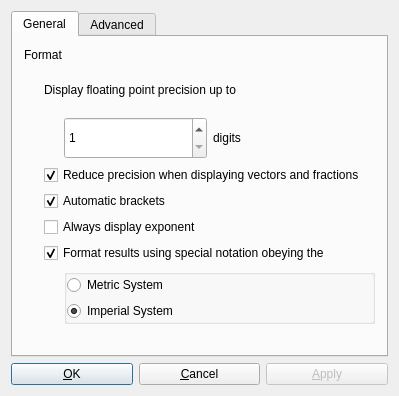
<?xml version="1.0" encoding="UTF-8"?>
<ui version="4.0">
 <class>OptionUI</class>
 <widget class="QDialog" name="OptionUI">
  <property name="geometry">
   <rect>
    <x>0</x>
    <y>0</y>
    <width>399</width>
    <height>396</height>
   </rect>
  </property>
  <property name="windowTitle">
   <string>Options</string>
  </property>
  <property name="sizeGripEnabled">
   <bool>false</bool>
  </property>
  <layout class="QVBoxLayout">
   <item>
    <widget class="QTabWidget" name="tabWidget3">
     <property name="minimumSize">
      <size>
       <width>300</width>
       <height>320</height>
      </size>
     </property>
     <property name="currentIndex">
      <number>0</number>
     </property>
     <widget class="QWidget" name="tab">
      <attribute name="title">
       <string>General</string>
      </attribute>
      <layout class="QVBoxLayout">
       <item>
        <layout class="QHBoxLayout">
         <item>
          <widget class="QLabel" name="textLabel2">
           <property name="text">
            <string>Format</string>
           </property>
           <property name="wordWrap">
            <bool>false</bool>
           </property>
          </widget>
         </item>
         <item>
          <widget class="Line" name="line5">
           <property name="sizePolicy">
            <sizepolicy hsizetype="Expanding" vsizetype="Fixed">
             <horstretch>0</horstretch>
             <verstretch>0</verstretch>
            </sizepolicy>
           </property>
           <property name="frameShadow">
            <enum>QFrame::Sunken</enum>
           </property>
          </widget>
         </item>
        </layout>
       </item>
       <item>
        <layout class="QGridLayout">
         <item row="2" column="1">
          <widget class="QCheckBox" name="checkBox1_1">
           <property name="whatsThis">
            <string>Scale down precision when displaying multiple floating decimal numbers.</string>
           </property>
           <property name="text">
            <string>Reduce precision when displaying vectors and fractions</string>
           </property>
           <property name="checked">
            <bool>true</bool>
           </property>
          </widget>
         </item>
         <item row="4" column="1">
          <widget class="QCheckBox" name="checkBox1_3">
           <property name="whatsThis">
            <string>Uses scientific notation.</string>
           </property>
           <property name="text">
            <string>Always display exponent</string>
           </property>
          </widget>
         </item>
         <item row="1" column="1">
          <layout class="QHBoxLayout">
           <item>
            <spacer name="spacer67_2">
             <property name="orientation">
              <enum>Qt::Horizontal</enum>
             </property>
             <property name="sizeType">
              <enum>QSizePolicy::Fixed</enum>
             </property>
             <property name="sizeHint" stdset="0">
              <size>
               <width>20</width>
               <height>20</height>
              </size>
             </property>
            </spacer>
           </item>
           <item>
            <widget class="QSpinBox" name="spinBox1_1">
             <property name="sizePolicy">
              <sizepolicy hsizetype="Minimum" vsizetype="Ignored">
               <horstretch>0</horstretch>
               <verstretch>0</verstretch>
              </sizepolicy>
             </property>
             <property name="whatsThis">
              <string>Number of digits the decimal precision will occupy.</string>
             </property>
             <property name="minimum">
              <number>1</number>
             </property>
             <property name="maximum">
              <number>60</number>
             </property>
            </widget>
           </item>
           <item>
            <widget class="QLabel" name="textLabel4_2">
             <property name="text">
              <string>digits</string>
             </property>
             <property name="wordWrap">
              <bool>false</bool>
             </property>
            </widget>
           </item>
           <item>
            <spacer name="spacer68_2">
             <property name="orientation">
              <enum>Qt::Horizontal</enum>
             </property>
             <property name="sizeType">
              <enum>QSizePolicy::Ignored</enum>
             </property>
             <property name="sizeHint" stdset="0">
              <size>
               <width>20</width>
               <height>20</height>
              </size>
             </property>
            </spacer>
           </item>
          </layout>
         </item>
         <item row="5" column="1">
          <widget class="QCheckBox" name="checkBox1_2">
           <property name="enabled">
            <bool>true</bool>
           </property>
           <property name="whatsThis">
            <string>Whether special or simple notation (XXXX.XXXX) is used to display floating decimal numbers.</string>
           </property>
           <property name="text">
            <string>Format results using special notation obeying the</string>
           </property>
           <property name="checked">
            <bool>true</bool>
           </property>
          </widget>
         </item>
         <item row="6" column="1">
          <layout class="QHBoxLayout">
           <item>
            <spacer name="spacer24">
             <property name="orientation">
              <enum>Qt::Horizontal</enum>
             </property>
             <property name="sizeType">
              <enum>QSizePolicy::Fixed</enum>
             </property>
             <property name="sizeHint" stdset="0">
              <size>
               <width>20</width>
               <height>20</height>
              </size>
             </property>
            </spacer>
           </item>
           <item>
            <widget class="QGroupBox" name="boxGroup1_1">
             <property name="title">
              <string/>
             </property>
             <layout class="QVBoxLayout">
              <property name="leftMargin">
               <number>0</number>
              </property>
              <property name="topMargin">
               <number>0</number>
              </property>
              <property name="rightMargin">
               <number>0</number>
              </property>
              <property name="bottomMargin">
               <number>0</number>
              </property>
              <item>
               <widget class="QRadioButton" name="radioButton1_1">
                <property name="whatsThis">
                 <string>Metric System (X XXX,XXX X).</string>
                </property>
                <property name="text">
                 <string>Metric System</string>
                </property>
                <attribute name="buttonGroup">
                 <string notr="true">buttonGroup1_1</string>
                </attribute>
               </widget>
              </item>
              <item>
               <widget class="QRadioButton" name="radioButton1_2">
                <property name="whatsThis">
                 <string>Imperial System (X,XXX.XXXX).</string>
                </property>
                <property name="text">
                 <string>Imperial System</string>
                </property>
                <property name="checked">
                 <bool>true</bool>
                </property>
                <attribute name="buttonGroup">
                 <string notr="true">buttonGroup1_1</string>
                </attribute>
               </widget>
              </item>
             </layout>
            </widget>
           </item>
          </layout>
         </item>
         <item row="0" column="0" rowspan="7">
          <spacer name="spacer69">
           <property name="orientation">
            <enum>Qt::Horizontal</enum>
           </property>
           <property name="sizeType">
            <enum>QSizePolicy::Fixed</enum>
           </property>
           <property name="sizeHint" stdset="0">
            <size>
             <width>20</width>
             <height>20</height>
            </size>
           </property>
          </spacer>
         </item>
         <item row="3" column="1">
          <widget class="QCheckBox" name="checkBox1_4">
           <property name="whatsThis">
            <string>Automatically appends a closing bracket after opening one.</string>
           </property>
           <property name="text">
            <string>Automatic brackets</string>
           </property>
           <property name="checked">
            <bool>true</bool>
           </property>
          </widget>
         </item>
         <item row="0" column="1">
          <widget class="QLabel" name="textLabel5">
           <property name="text">
            <string>Display floating point precision up to</string>
           </property>
           <property name="wordWrap">
            <bool>false</bool>
           </property>
          </widget>
         </item>
        </layout>
       </item>
       <item>
        <spacer name="spacer22">
         <property name="orientation">
          <enum>Qt::Vertical</enum>
         </property>
         <property name="sizeType">
          <enum>QSizePolicy::Ignored</enum>
         </property>
         <property name="sizeHint" stdset="0">
          <size>
           <width>20</width>
           <height>20</height>
          </size>
         </property>
        </spacer>
       </item>
      </layout>
     </widget>
     <widget class="QWidget" name="TabPage">
      <attribute name="title">
       <string>Advanced</string>
      </attribute>
      <layout class="QVBoxLayout">
       <item>
        <layout class="QHBoxLayout">
         <item>
          <widget class="QLabel" name="textLabel2_2">
           <property name="text">
            <string>System</string>
           </property>
           <property name="wordWrap">
            <bool>false</bool>
           </property>
          </widget>
         </item>
         <item>
          <widget class="Line" name="line5_2">
           <property name="sizePolicy">
            <sizepolicy hsizetype="Expanding" vsizetype="Fixed">
             <horstretch>0</horstretch>
             <verstretch>0</verstretch>
            </sizepolicy>
           </property>
           <property name="frameShadow">
            <enum>QFrame::Sunken</enum>
           </property>
          </widget>
         </item>
        </layout>
       </item>
       <item>
        <layout class="QGridLayout">
         <item row="0" column="1">
          <widget class="QLabel" name="textLabel2_3">
           <property name="text">
            <string>Use the following external utility for pixmap viewing</string>
           </property>
           <property name="wordWrap">
            <bool>false</bool>
           </property>
          </widget>
         </item>
         <item row="0" column="0" rowspan="2">
          <spacer name="spacer282">
           <property name="orientation">
            <enum>Qt::Horizontal</enum>
           </property>
           <property name="sizeType">
            <enum>QSizePolicy::Minimum</enum>
           </property>
           <property name="sizeHint" stdset="0">
            <size>
             <width>20</width>
             <height>20</height>
            </size>
           </property>
          </spacer>
         </item>
         <item row="1" column="1">
          <layout class="QHBoxLayout">
           <item>
            <spacer name="spacer249">
             <property name="orientation">
              <enum>Qt::Horizontal</enum>
             </property>
             <property name="sizeType">
              <enum>QSizePolicy::Minimum</enum>
             </property>
             <property name="sizeHint" stdset="0">
              <size>
               <width>20</width>
               <height>20</height>
              </size>
             </property>
            </spacer>
           </item>
           <item>
            <layout class="QHBoxLayout">
             <property name="spacing">
              <number>0</number>
             </property>
             <item>
              <widget class="QLineEdit" name="lineEdit2_1">
               <property name="whatsThis">
                <string>External executable to open the exported graphic.</string>
               </property>
               <property name="text">
                <string>/usr/bin/kpaint</string>
               </property>
              </widget>
             </item>
             <item>
              <widget class="QToolButton" name="toolButton2_1">
               <property name="minimumSize">
                <size>
                 <width>16</width>
                 <height>0</height>
                </size>
               </property>
               <property name="focusPolicy">
                <enum>Qt::TabFocus</enum>
               </property>
               <property name="text">
                <string>...</string>
               </property>
              </widget>
             </item>
            </layout>
           </item>
           <item>
            <spacer name="spacer281">
             <property name="orientation">
              <enum>Qt::Horizontal</enum>
             </property>
             <property name="sizeType">
              <enum>QSizePolicy::Ignored</enum>
             </property>
             <property name="sizeHint" stdset="0">
              <size>
               <width>20</width>
               <height>20</height>
              </size>
             </property>
            </spacer>
           </item>
          </layout>
         </item>
        </layout>
       </item>
       <item>
        <spacer name="spacer500">
         <property name="orientation">
          <enum>Qt::Vertical</enum>
         </property>
         <property name="sizeType">
          <enum>QSizePolicy::Preferred</enum>
         </property>
         <property name="sizeHint" stdset="0">
          <size>
           <width>20</width>
           <height>20</height>
          </size>
         </property>
        </spacer>
       </item>
       <item>
        <layout class="QHBoxLayout">
         <item>
          <widget class="QLabel" name="textLabel2_4">
           <property name="text">
            <string>Startup</string>
           </property>
           <property name="wordWrap">
            <bool>false</bool>
           </property>
          </widget>
         </item>
         <item>
          <widget class="Line" name="line5_3">
           <property name="sizePolicy">
            <sizepolicy hsizetype="Expanding" vsizetype="Fixed">
             <horstretch>0</horstretch>
             <verstretch>0</verstretch>
            </sizepolicy>
           </property>
           <property name="frameShadow">
            <enum>QFrame::Sunken</enum>
           </property>
          </widget>
         </item>
        </layout>
       </item>
       <item>
        <layout class="QGridLayout">
         <item row="0" column="0" rowspan="3">
          <spacer name="spacer501">
           <property name="orientation">
            <enum>Qt::Horizontal</enum>
           </property>
           <property name="sizeType">
            <enum>QSizePolicy::Minimum</enum>
           </property>
           <property name="sizeHint" stdset="0">
            <size>
             <width>20</width>
             <height>20</height>
            </size>
           </property>
          </spacer>
         </item>
         <item row="1" column="1">
          <widget class="QCheckBox" name="checkBox2_2">
           <property name="sizePolicy">
            <sizepolicy hsizetype="Expanding" vsizetype="Fixed">
             <horstretch>0</horstretch>
             <verstretch>0</verstretch>
            </sizepolicy>
           </property>
           <property name="whatsThis">
            <string>Uses the same settings the last time the application was lauched.</string>
           </property>
           <property name="text">
            <string>Restore settings at startup</string>
           </property>
          </widget>
         </item>
         <item row="2" column="1">
          <widget class="QCheckBox" name="checkBox2_3">
           <property name="whatsThis">
            <string>Reloads the last file used at startup.</string>
           </property>
           <property name="text">
            <string>Reload previous variables at startup</string>
           </property>
           <property name="shortcut">
            <string/>
           </property>
          </widget>
         </item>
        </layout>
       </item>
       <item>
        <spacer name="spacer286">
         <property name="orientation">
          <enum>Qt::Vertical</enum>
         </property>
         <property name="sizeType">
          <enum>QSizePolicy::MinimumExpanding</enum>
         </property>
         <property name="sizeHint" stdset="0">
          <size>
           <width>20</width>
           <height>20</height>
          </size>
         </property>
        </spacer>
       </item>
      </layout>
     </widget>
    </widget>
   </item>
   <item>
    <layout class="QHBoxLayout">
     <item>
      <spacer name="Horizontal Spacing2">
       <property name="orientation">
        <enum>Qt::Horizontal</enum>
       </property>
       <property name="sizeType">
        <enum>QSizePolicy::Ignored</enum>
       </property>
       <property name="sizeHint" stdset="0">
        <size>
         <width>0</width>
         <height>0</height>
        </size>
       </property>
      </spacer>
     </item>
     <item>
      <widget class="QPushButton" name="buttonOk">
       <property name="text">
        <string>&amp;OK</string>
       </property>
       <property name="shortcut">
        <string/>
       </property>
       <property name="autoDefault">
        <bool>true</bool>
       </property>
       <property name="default">
        <bool>true</bool>
       </property>
      </widget>
     </item>
     <item>
      <widget class="QPushButton" name="buttonCancel">
       <property name="text">
        <string>&amp;Cancel</string>
       </property>
       <property name="shortcut">
        <string/>
       </property>
       <property name="autoDefault">
        <bool>true</bool>
       </property>
      </widget>
     </item>
     <item>
      <widget class="QPushButton" name="buttonApply">
       <property name="enabled">
        <bool>false</bool>
       </property>
       <property name="text">
        <string>&amp;Apply</string>
       </property>
       <property name="shortcut">
        <string>Alt+A</string>
       </property>
      </widget>
     </item>
    </layout>
   </item>
  </layout>
 </widget>
 <layoutdefault spacing="6" margin="11"/>
 
 <tabstops>
  <tabstop>tabWidget3</tabstop>
  <tabstop>spinBox1_1</tabstop>
  <tabstop>checkBox1_1</tabstop>
  <tabstop>checkBox1_4</tabstop>
  <tabstop>checkBox1_3</tabstop>
  <tabstop>checkBox1_2</tabstop>
  <tabstop>radioButton1_2</tabstop>
  <tabstop>lineEdit2_1</tabstop>
  <tabstop>toolButton2_1</tabstop>
  <tabstop>checkBox2_2</tabstop>
  <tabstop>checkBox2_3</tabstop>
  <tabstop>buttonOk</tabstop>
  <tabstop>buttonCancel</tabstop>
  <tabstop>buttonApply</tabstop>
 </tabstops>
 <resources/>
 <connections>
  <connection>
   <sender>buttonOk</sender>
   <signal>clicked()</signal>
   <receiver>OptionUI</receiver>
   <slot>accept()</slot>
   <hints>
    <hint type="sourcelabel">
     <x>20</x>
     <y>20</y>
    </hint>
    <hint type="destinationlabel">
     <x>20</x>
     <y>20</y>
    </hint>
   </hints>
  </connection>
  <connection>
   <sender>buttonCancel</sender>
   <signal>clicked()</signal>
   <receiver>OptionUI</receiver>
   <slot>reject()</slot>
   <hints>
    <hint type="sourcelabel">
     <x>20</x>
     <y>20</y>
    </hint>
    <hint type="destinationlabel">
     <x>20</x>
     <y>20</y>
    </hint>
   </hints>
  </connection>
  <connection>
   <sender>spinBox1_1</sender>
   <signal>valueChanged(int)</signal>
   <receiver>OptionUI</receiver>
   <slot>slotOptionsChanged()</slot>
   <hints>
    <hint type="sourcelabel">
     <x>20</x>
     <y>20</y>
    </hint>
    <hint type="destinationlabel">
     <x>20</x>
     <y>20</y>
    </hint>
   </hints>
  </connection>
  <connection>
   <sender>checkBox1_1</sender>
   <signal>stateChanged(int)</signal>
   <receiver>OptionUI</receiver>
   <slot>slotOptionsChanged()</slot>
   <hints>
    <hint type="sourcelabel">
     <x>20</x>
     <y>20</y>
    </hint>
    <hint type="destinationlabel">
     <x>20</x>
     <y>20</y>
    </hint>
   </hints>
  </connection>
  <connection>
   <sender>checkBox1_3</sender>
   <signal>stateChanged(int)</signal>
   <receiver>OptionUI</receiver>
   <slot>slotOptionsChanged()</slot>
   <hints>
    <hint type="sourcelabel">
     <x>20</x>
     <y>20</y>
    </hint>
    <hint type="destinationlabel">
     <x>20</x>
     <y>20</y>
    </hint>
   </hints>
  </connection>
  <connection>
   <sender>checkBox1_2</sender>
   <signal>stateChanged(int)</signal>
   <receiver>OptionUI</receiver>
   <slot>slotOptionsChanged()</slot>
   <hints>
    <hint type="sourcelabel">
     <x>20</x>
     <y>20</y>
    </hint>
    <hint type="destinationlabel">
     <x>20</x>
     <y>20</y>
    </hint>
   </hints>
  </connection>
  <connection>
   <sender>boxGroup1_1</sender>
   <signal>clicked(int)</signal>
   <receiver>OptionUI</receiver>
   <slot>slotOptionsChanged()</slot>
   <hints>
    <hint type="sourcelabel">
     <x>20</x>
     <y>20</y>
    </hint>
    <hint type="destinationlabel">
     <x>20</x>
     <y>20</y>
    </hint>
   </hints>
  </connection>
  <connection>
   <sender>lineEdit2_1</sender>
   <signal>textChanged(QString)</signal>
   <receiver>OptionUI</receiver>
   <slot>slotOptionsChanged()</slot>
   <hints>
    <hint type="sourcelabel">
     <x>20</x>
     <y>20</y>
    </hint>
    <hint type="destinationlabel">
     <x>20</x>
     <y>20</y>
    </hint>
   </hints>
  </connection>
  <connection>
   <sender>checkBox2_3</sender>
   <signal>stateChanged(int)</signal>
   <receiver>OptionUI</receiver>
   <slot>slotOptionsChanged()</slot>
   <hints>
    <hint type="sourcelabel">
     <x>20</x>
     <y>20</y>
    </hint>
    <hint type="destinationlabel">
     <x>20</x>
     <y>20</y>
    </hint>
   </hints>
  </connection>
  <connection>
   <sender>toolButton2_1</sender>
   <signal>clicked()</signal>
   <receiver>OptionUI</receiver>
   <slot>slotExecutable()</slot>
   <hints>
    <hint type="sourcelabel">
     <x>20</x>
     <y>20</y>
    </hint>
    <hint type="destinationlabel">
     <x>20</x>
     <y>20</y>
    </hint>
   </hints>
  </connection>
  <connection>
   <sender>checkBox2_2</sender>
   <signal>stateChanged(int)</signal>
   <receiver>OptionUI</receiver>
   <slot>slotOptionsChanged()</slot>
   <hints>
    <hint type="sourcelabel">
     <x>20</x>
     <y>20</y>
    </hint>
    <hint type="destinationlabel">
     <x>20</x>
     <y>20</y>
    </hint>
   </hints>
  </connection>
  <connection>
   <sender>checkBox1_2</sender>
   <signal>toggled(bool)</signal>
   <receiver>radioButton1_1</receiver>
   <slot>setEnabled(bool)</slot>
   <hints>
    <hint type="sourcelabel">
     <x>20</x>
     <y>20</y>
    </hint>
    <hint type="destinationlabel">
     <x>20</x>
     <y>20</y>
    </hint>
   </hints>
  </connection>
  <connection>
   <sender>checkBox1_2</sender>
   <signal>toggled(bool)</signal>
   <receiver>radioButton1_2</receiver>
   <slot>setEnabled(bool)</slot>
   <hints>
    <hint type="sourcelabel">
     <x>20</x>
     <y>20</y>
    </hint>
    <hint type="destinationlabel">
     <x>20</x>
     <y>20</y>
    </hint>
   </hints>
  </connection>
  <connection>
   <sender>checkBox1_4</sender>
   <signal>stateChanged(int)</signal>
   <receiver>OptionUI</receiver>
   <slot>slotOptionsChanged()</slot>
   <hints>
    <hint type="sourcelabel">
     <x>20</x>
     <y>20</y>
    </hint>
    <hint type="destinationlabel">
     <x>20</x>
     <y>20</y>
    </hint>
   </hints>
  </connection>
 </connections>
 <slots>
  <slot>slotOptionsChanged()</slot>
 </slots>
 <buttongroups>
  <buttongroup name="buttonGroup1_1"/>
 </buttongroups>
</ui>
